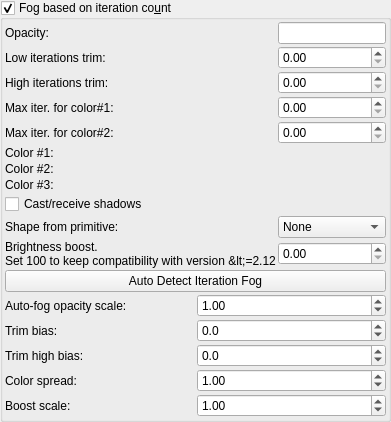
            <widget class="MyGroupBox" name="groupCheck_iteration_fog_enable">
             <property name="toolTip">
              <string>&lt;html&gt;&lt;head/&gt;&lt;body&gt;&lt;p&gt;Fog density depends on fractal iteration count — denser near high-iteration regions. Receives and casts shadows.&lt;/p&gt;&lt;p&gt;In the &lt;b&gt;Full OpenCL&lt;/b&gt; engine, toggling iteration fog is instant (runtime toggle). Use &lt;i&gt;Auto Detect&lt;/i&gt; or Render Settings → Auto Iteration Fog for one-click tuning.&lt;/p&gt;&lt;p&gt;Example with lights:&lt;br/&gt;&lt;img src=&quot;:/tooltips/tooltips_images/image - shader - iterfog - lights.jpeg&quot;/&gt;&lt;/p&gt;&lt;/body&gt;&lt;/html&gt;</string>
             </property>
             <property name="title">
              <string>Fog based on iteration co&amp;unt</string>
             </property>
             <property name="checkable">
              <bool>true</bool>
             </property>
             <layout class="QVBoxLayout" name="verticalLayout_27">
              <property name="spacing">
               <number>2</number>
              </property>
              <property name="leftMargin">
               <number>2</number>
              </property>
              <property name="topMargin">
               <number>2</number>
              </property>
              <property name="rightMargin">
               <number>2</number>
              </property>
              <property name="bottomMargin">
               <number>2</number>
              </property>
              <item>
               <layout class="QGridLayout" name="gridLayout_8" columnstretch="0,0">
                <property name="spacing">
                 <number>2</number>
                </property>
                <item row="7" column="0">
                 <widget class="QLabel" name="label_86">
                  <property name="text">
                   <string>Color #3:</string>
                  </property>
                 </widget>
                </item>
                <item row="1" column="1">
                 <widget class="MyDoubleSpinBox" name="spinbox_iteration_fog_opacity_trim">
                  <property name="sizePolicy">
                   <sizepolicy hsizetype="Minimum" vsizetype="Maximum">
                    <horstretch>0</horstretch>
                    <verstretch>0</verstretch>
                   </sizepolicy>
                  </property>
                  <property name="toolTip">
                   <string>&lt;html&gt;&lt;head/&gt;&lt;body&gt;&lt;p&gt;There is no fog in volume where iteration count is lower than this value. When this parameter is high then fog is only just by fractal surface.&lt;/p&gt;&lt;table border="0" style=" margin-top:0px; margin-bottom:0px; margin-left:0px; margin-right:0px;" cellspacing="2" cellpadding="0"&gt;&lt;tr&gt;&lt;td&gt;&lt;p&gt;trim = 4&lt;/p&gt;&lt;/td&gt;&lt;td&gt;&lt;p&gt;trim = 6&lt;/p&gt;&lt;/td&gt;&lt;td&gt;&lt;p&gt;trim = 8&lt;/p&gt;&lt;/td&gt;&lt;/tr&gt;&lt;tr&gt;&lt;td&gt;&lt;p&gt;&lt;img src=":/tooltips/tooltips_images/image - shader - iterfog - 4 - 16000.jpg"/&gt;&lt;/p&gt;&lt;/td&gt;&lt;td&gt;&lt;p&gt;&lt;img src=":/tooltips/tooltips_images/image - shader - iterfog - 6 - 30000.jpg"/&gt;&lt;/p&gt;&lt;/td&gt;&lt;td&gt;&lt;p&gt;&lt;img src=":/tooltips/tooltips_images/image - shader - iterfog - 8 - 40000.jpg"/&gt;&lt;/p&gt;&lt;/td&gt;&lt;/tr&gt;&lt;/table&gt;&lt;/body&gt;&lt;/html&gt;</string>
                  </property>
                  <property name="prefix">
                   <string></string>
                  </property>
                  <property name="suffix">
                   <string></string>
                  </property>
                  <property name="decimals">
                   <number>2</number>
                  </property>
                  <property name="maximum">
                   <double>1000.000000000000000</double>
                  </property>
                  <property name="singleStep">
                   <double>1.000000000000000</double>
                  </property>
                 </widget>
                </item>
                <item row="3" column="1">
                 <widget class="MyDoubleSpinBox" name="spinbox_iteration_fog_color_1_maxiter">
                  <property name="sizePolicy">
                   <sizepolicy hsizetype="Minimum" vsizetype="Maximum">
                    <horstretch>0</horstretch>
                    <verstretch>0</verstretch>
                   </sizepolicy>
                  </property>
                  <property name="toolTip">
                   <string>&lt;html&gt;&lt;head/&gt;&lt;body&gt;&lt;p&gt;Color #1 is used for iteration count lower than this value&lt;/p&gt;&lt;/body&gt;&lt;/html&gt;</string>
                  </property>
                  <property name="prefix">
                   <string></string>
                  </property>
                  <property name="suffix">
                   <string></string>
                  </property>
                  <property name="decimals">
                   <number>2</number>
                  </property>
                  <property name="maximum">
                   <double>1000.000000000000000</double>
                  </property>
                  <property name="singleStep">
                   <double>1.000000000000000</double>
                  </property>
                 </widget>
                </item>
                <item row="6" column="0">
                 <widget class="QLabel" name="label_85">
                  <property name="text">
                   <string>Color #2:</string>
                  </property>
                 </widget>
                </item>
                <item row="0" column="0">
                 <widget class="QLabel" name="label_80">
                  <property name="text">
                   <string>Opacity:</string>
                  </property>
                 </widget>
                </item>
                <item row="2" column="1">
                 <widget class="MyDoubleSpinBox" name="spinbox_iteration_fog_opacity_trim_high">
                  <property name="sizePolicy">
                   <sizepolicy hsizetype="Minimum" vsizetype="Maximum">
                    <horstretch>0</horstretch>
                    <verstretch>0</verstretch>
                   </sizepolicy>
                  </property>
                  <property name="toolTip">
                   <string>&lt;html&gt;&lt;head/&gt;&lt;body&gt;&lt;p&gt;There is no fog in volume where iteration count is lower than this value. When this parameter is high then fog is only just by fractal surface.&lt;/p&gt;&lt;table border="0" style=" margin-top:0px; margin-bottom:0px; margin-left:0px; margin-right:0px;" cellspacing="2" cellpadding="0"&gt;&lt;tr&gt;&lt;td&gt;&lt;p&gt;trim = 4&lt;/p&gt;&lt;/td&gt;&lt;td&gt;&lt;p&gt;trim = 6&lt;/p&gt;&lt;/td&gt;&lt;td&gt;&lt;p&gt;trim = 8&lt;/p&gt;&lt;/td&gt;&lt;/tr&gt;&lt;tr&gt;&lt;td&gt;&lt;p&gt;&lt;img src=":/tooltips/tooltips_images/image - shader - iterfog - 4 - 16000.jpg"/&gt;&lt;/p&gt;&lt;/td&gt;&lt;td&gt;&lt;p&gt;&lt;img src=":/tooltips/tooltips_images/image - shader - iterfog - 6 - 30000.jpg"/&gt;&lt;/p&gt;&lt;/td&gt;&lt;td&gt;&lt;p&gt;&lt;img src=":/tooltips/tooltips_images/image - shader - iterfog - 8 - 40000.jpg"/&gt;&lt;/p&gt;&lt;/td&gt;&lt;/tr&gt;&lt;/table&gt;&lt;/body&gt;&lt;/html&gt;</string>
                  </property>
                  <property name="prefix">
                   <string></string>
                  </property>
                  <property name="suffix">
                   <string></string>
                  </property>
                  <property name="decimals">
                   <number>2</number>
                  </property>
                  <property name="maximum">
                   <double>1000.000000000000000</double>
                  </property>
                  <property name="singleStep">
                   <double>1.000000000000000</double>
                  </property>
                 </widget>
                </item>
                <item row="2" column="0">
                 <widget class="QLabel" name="label_101">
                  <property name="text">
                   <string>High iterations trim:</string>
                  </property>
                 </widget>
                </item>
                <item row="1" column="0">
                 <widget class="QLabel" name="label_81">
                  <property name="text">
                   <string>Low iterations trim:</string>
                  </property>
                 </widget>
                </item>
                <item row="10" column="1">
                 <widget class="MyDoubleSpinBox" name="spinbox_iteration_fog_brightness_boost">
                  <property name="sizePolicy">
                   <sizepolicy hsizetype="Minimum" vsizetype="Maximum">
                    <horstretch>0</horstretch>
                    <verstretch>0</verstretch>
                   </sizepolicy>
                  </property>
                  <property name="toolTip">
                   <string>&lt;html&gt;&lt;head/&gt;&lt;body&gt;&lt;p&gt;This parameter can be used to increase brightness of fog illuminated by auxiliary light sources.&lt;/p&gt;&lt;p&gt;In Mandelbulber version &amp;lt;= 2.12 this value was hardcoded and default value was 100. &lt;/p&gt;&lt;p&gt;When brightness boost is 1.0 then there is correct proportion of illuminating fractal surface and fog.&lt;/p&gt;&lt;/body&gt;&lt;/html&gt;</string>
                  </property>
                  <property name="prefix">
                   <string></string>
                  </property>
                  <property name="suffix">
                   <string></string>
                  </property>
                  <property name="decimals">
                   <number>2</number>
                  </property>
                  <property name="maximum">
                   <double>1000000.000000000000000</double>
                  </property>
                  <property name="singleStep">
                   <double>10.000000000000000</double>
                  </property>
                 </widget>
                </item>
                <item row="5" column="1">
                 <widget class="MyColorButton" name="colorButton_iteration_fog_color_1" native="true">
                  <property name="toolTip">
                   <string>&lt;html&gt;&lt;head/&gt;&lt;body&gt;&lt;p&gt;Color #1 of fog effect&lt;/p&gt;&lt;/body&gt;&lt;/html&gt;</string>
                  </property>
                  <property name="text" stdset="0">
                   <string>PushButton</string>
                  </property>
                 </widget>
                </item>
                <item row="8" column="0" colspan="2">
                 <widget class="MyCheckBox" name="checkBox_iteration_fog_shadows">
                  <property name="sizePolicy">
                   <sizepolicy hsizetype="Minimum" vsizetype="Maximum">
                    <horstretch>0</horstretch>
                    <verstretch>0</verstretch>
                   </sizepolicy>
                  </property>
                  <property name="toolTip">
                   <string>&lt;html&gt;&lt;head/&gt;&lt;body&gt;&lt;p&gt;Enables full shadow interaction for basic fog. &lt;/p&gt;&lt;p&gt;When activated, basic fog volumes will both cast shadows onto scene geometry and receive shadows from other objects and light sources. &lt;/p&gt;&lt;p&gt;This affects how light propagates through the fog, allowing occlusion effects and shadowed regions within and behind fog areas. &lt;/p&gt;&lt;p&gt;The result is a more physically accurate and visually integrated rendering of fog, though enabling this may increase computational complexity and rendering time due to additional light and shadow sampling.&lt;/p&gt;&lt;/body&gt;&lt;/html&gt;</string>
                  </property>
                  <property name="text">
                   <string>Cast/receive shadows</string>
                  </property>
                 </widget>
                </item>
                <item row="6" column="1">
                 <widget class="MyColorButton" name="colorButton_iteration_fog_color_2" native="true">
                  <property name="toolTip">
                   <string>&lt;html&gt;&lt;head/&gt;&lt;body&gt;&lt;p&gt;Color #2 of fog effect&lt;/p&gt;&lt;/body&gt;&lt;/html&gt;</string>
                  </property>
                  <property name="text" stdset="0">
                   <string>PushButton</string>
                  </property>
                 </widget>
                </item>
                <item row="4" column="1">
                 <widget class="MyDoubleSpinBox" name="spinbox_iteration_fog_color_2_maxiter">
                  <property name="sizePolicy">
                   <sizepolicy hsizetype="Minimum" vsizetype="Maximum">
                    <horstretch>0</horstretch>
                    <verstretch>0</verstretch>
                   </sizepolicy>
                  </property>
                  <property name="toolTip">
                   <string>&lt;html&gt;&lt;head/&gt;&lt;body&gt;&lt;p&gt;Color #2 is used for iteration count lower than this value. &lt;/p&gt;&lt;p&gt;Color #3 is used for iteration count greater than this value.&lt;/p&gt;&lt;/body&gt;&lt;/html&gt;</string>
                  </property>
                  <property name="prefix">
                   <string></string>
                  </property>
                  <property name="suffix">
                   <string></string>
                  </property>
                  <property name="decimals">
                   <number>2</number>
                  </property>
                  <property name="maximum">
                   <double>1000.000000000000000</double>
                  </property>
                  <property name="singleStep">
                   <double>1.000000000000000</double>
                  </property>
                 </widget>
                </item>
                <item row="4" column="0">
                 <widget class="QLabel" name="label_83">
                  <property name="text">
                   <string>Max iter. for color#2:</string>
                  </property>
                 </widget>
                </item>
                <item row="3" column="0">
                 <widget class="QLabel" name="label_82">
                  <property name="text">
                   <string>Max iter. for color#1:</string>
                  </property>
                 </widget>
                </item>
                <item row="7" column="1">
                 <widget class="MyColorButton" name="colorButton_iteration_fog_color_3" native="true">
                  <property name="toolTip">
                   <string>&lt;html&gt;&lt;head/&gt;&lt;body&gt;&lt;p&gt;Color #3 of fog effect&lt;/p&gt;&lt;/body&gt;&lt;/html&gt;</string>
                  </property>
                  <property name="text" stdset="0">
                   <string>PushButton</string>
                  </property>
                 </widget>
                </item>
                <item row="10" column="0">
                 <widget class="QLabel" name="label_99">
                  <property name="text">
                   <string>Brightness boost.
Set 100 to keep compatibility with version &lt;=2.12</string>
                  </property>
                  <property name="wordWrap">
                   <bool>true</bool>
                  </property>
                 </widget>
                </item>
                <item row="0" column="1">
                 <widget class="MyLineEdit" name="logedit_iteration_fog_opacity">
                  <property name="toolTip">
                   <string>&lt;html&gt;&lt;head/&gt;&lt;body&gt;&lt;p&gt;Opacity of fog. Higher value gives denser fog.&lt;br/&gt;&lt;/p&gt;&lt;table border="0" style=" margin-top:0px; margin-bottom:0px; margin-left:0px; margin-right:0px;" cellspacing="2" cellpadding="0"&gt;&lt;tr&gt;&lt;td&gt;&lt;p&gt;opacity = 1000&lt;/p&gt;&lt;/td&gt;&lt;td&gt;&lt;p&gt;opacity = 4000&lt;/p&gt;&lt;/td&gt;&lt;td&gt;&lt;p&gt;opacity = 16000&lt;/p&gt;&lt;/td&gt;&lt;/tr&gt;&lt;tr&gt;&lt;td&gt;&lt;p&gt;&lt;img src=":/tooltips/tooltips_images/image - shader - iterfog - 4 - 1000.jpg"/&gt;&lt;/p&gt;&lt;/td&gt;&lt;td&gt;&lt;p&gt;&lt;img src=":/tooltips/tooltips_images/image - shader - iterfog - 4 - 4000.jpg"/&gt;&lt;/p&gt;&lt;/td&gt;&lt;td&gt;&lt;p&gt;&lt;img src=":/tooltips/tooltips_images/image - shader - iterfog - 4 - 16000.jpg"/&gt;&lt;/p&gt;&lt;/td&gt;&lt;/tr&gt;&lt;/table&gt;&lt;/body&gt;&lt;/html&gt;</string>
                  </property>
                 </widget>
                </item>
                <item row="5" column="0">
                 <widget class="QLabel" name="label_84">
                  <property name="text">
                   <string>Color #1:</string>
                  </property>
                 </widget>
                </item>
                <item row="9" column="0">
                 <widget class="QLabel" name="label_74">
                  <property name="text">
                   <string>Shape from primitive:</string>
                  </property>
                 </widget>
                </item>
                <item row="9" column="1">
                 <widget class="MyComboBox" name="comboBox_iteration_fog_primitive">
                  <property name="toolTip">
                   <string>Selects the geometric primitive used to define the spatial boundaries of basic fog. The chosen shape (such as box, sphere, or other available primitives) determines where in the scene the basic fog effect will be applied, allowing for precise control over the fog’s location and extent.</string>
                  </property>
                  <item>
                   <property name="text">
                    <string>None</string>
                   </property>
                  </item>
                 </widget>
                </item>
               </layout>
              </item>
              <item>
               <widget class="QPushButton" name="pushButton_autoFog_iteration">
                <property name="toolTip">
                 <string>Probe the current view and calculate optimal iteration fog parameters (trim, opacity, color thresholds). Uses fractal-type detection and percentile statistics. Adjust bias spinboxes below to fine-tune results.</string>
                </property>
                <property name="text">
                 <string>Auto Detect Iteration Fog</string>
                </property>
               </widget>
              </item>
              <item>
               <layout class="QHBoxLayout" name="horizontalLayout_autoFogScale">
                <item>
                 <widget class="QLabel" name="label_autoFogOpacityScale">
                  <property name="text">
                   <string>Auto-fog opacity scale:</string>
                  </property>
                  <property name="toolTip">
                   <string>Global multiplier applied to auto-calculated fog opacity. 1.0 = use probe result as-is.</string>
                  </property>
                 </widget>
                </item>
                <item>
                 <widget class="MyDoubleSpinBox" name="spinbox_auto_fog_opacity_scale">
                  <property name="sizePolicy">
                   <sizepolicy hsizetype="Minimum" vsizetype="Maximum">
                    <horstretch>0</horstretch>
                    <verstretch>0</verstretch>
                   </sizepolicy>
                  </property>
                  <property name="toolTip">
                   <string>Multiplier for auto-calculated fog opacity. Default 1.0 = use calculated value. Increase if fog is too faint, decrease if too dense.</string>
                  </property>
                  <property name="decimals">
                   <number>2</number>
                  </property>
                  <property name="minimum">
                   <double>0.01</double>
                  </property>
                  <property name="maximum">
                   <double>1000.0</double>
                  </property>
                  <property name="singleStep">
                   <double>0.1</double>
                  </property>
                  <property name="value">
                   <double>1.0</double>
                  </property>
                 </widget>
                </item>
               </layout>
              </item>
              <item>
               <layout class="QHBoxLayout" name="horizontalLayout_autoFogTrimBias">
                <item>
                 <widget class="QLabel" name="label_autoFogTrimBias">
                  <property name="text">
                   <string>Trim bias:</string>
                  </property>
                  <property name="toolTip">
                   <string>Added to auto-calculated lower trim. Negative = fog starts at lower iterations; positive = tighter around the surface.</string>
                  </property>
                 </widget>
                </item>
                <item>
                 <widget class="MyDoubleSpinBox" name="spinbox_auto_fog_trim_bias">
                  <property name="sizePolicy">
                   <sizepolicy hsizetype="Minimum" vsizetype="Maximum">
                    <horstretch>0</horstretch>
                    <verstretch>0</verstretch>
                   </sizepolicy>
                  </property>
                  <property name="toolTip">
                   <string>Offset for auto-calculated trim. Negative = show more low-iteration fog. Positive = cut off more low iterations. Default 0.</string>
                  </property>
                  <property name="decimals">
                   <number>1</number>
                  </property>
                  <property name="minimum">
                   <double>-500.0</double>
                  </property>
                  <property name="maximum">
                   <double>500.0</double>
                  </property>
                  <property name="singleStep">
                   <double>0.5</double>
                  </property>
                  <property name="value">
                   <double>0.0</double>
                  </property>
                 </widget>
                </item>
               </layout>
              </item>
              <item>
               <layout class="QHBoxLayout" name="horizontalLayout_autoFogTrimHighBias">
                <item>
                 <widget class="QLabel" name="label_autoFogTrimHighBias">
                  <property name="text">
                   <string>Trim high bias:</string>
                  </property>
                  <property name="toolTip">
                   <string>Added to auto-calculated upper trim. Controls where high-iteration fog saturates.</string>
                  </property>
                 </widget>
                </item>
                <item>
                 <widget class="MyDoubleSpinBox" name="spinbox_auto_fog_trim_high_bias">
                  <property name="sizePolicy">
                   <sizepolicy hsizetype="Minimum" vsizetype="Maximum">
                    <horstretch>0</horstretch>
                    <verstretch>0</verstretch>
                   </sizepolicy>
                  </property>
                  <property name="toolTip">
                   <string>Offset for auto-calculated trim high. Negative = softer fall-off. Positive = harder fall-off at high iterations. Default 0.</string>
                  </property>
                  <property name="decimals">
                   <number>1</number>
                  </property>
                  <property name="minimum">
                   <double>-2000.0</double>
                  </property>
                  <property name="maximum">
                   <double>2000.0</double>
                  </property>
                  <property name="singleStep">
                   <double>1.0</double>
                  </property>
                  <property name="value">
                   <double>0.0</double>
                  </property>
                 </widget>
                </item>
               </layout>
              </item>
              <item>
               <layout class="QHBoxLayout" name="horizontalLayout_autoFogColorSpread">
                <item>
                 <widget class="QLabel" name="label_autoFogColorSpread">
                  <property name="text">
                   <string>Color spread:</string>
                  </property>
                  <property name="toolTip">
                   <string>Scales the spacing between iteration-fog color thresholds after auto-tuning.</string>
                  </property>
                 </widget>
                </item>
                <item>
                 <widget class="MyDoubleSpinBox" name="spinbox_auto_fog_color_spread">
                  <property name="sizePolicy">
                   <sizepolicy hsizetype="Minimum" vsizetype="Maximum">
                    <horstretch>0</horstretch>
                    <verstretch>0</verstretch>
                   </sizepolicy>
                  </property>
                  <property name="toolTip">
                   <string>Multiplier for color maxiter spread. &lt;1 = colors closer together, &gt;1 = colors more spread out. Default 1.0.</string>
                  </property>
                  <property name="decimals">
                   <number>2</number>
                  </property>
                  <property name="minimum">
                   <double>0.1</double>
                  </property>
                  <property name="maximum">
                   <double>2.0</double>
                  </property>
                  <property name="singleStep">
                   <double>0.1</double>
                  </property>
                  <property name="value">
                   <double>1.0</double>
                  </property>
                 </widget>
                </item>
               </layout>
              </item>
              <item>
               <layout class="QHBoxLayout" name="horizontalLayout_autoFogBoostScale">
                <item>
                 <widget class="QLabel" name="label_autoFogBoostScale">
                  <property name="text">
                   <string>Boost scale:</string>
                  </property>
                  <property name="toolTip">
                   <string>Scales the auto-calculated fog brightness boost applied to lit fog regions.</string>
                  </property>
                 </widget>
                </item>
                <item>
                 <widget class="MyDoubleSpinBox" name="spinbox_auto_fog_boost_scale">
                  <property name="sizePolicy">
                   <sizepolicy hsizetype="Minimum" vsizetype="Maximum">
                    <horstretch>0</horstretch>
                    <verstretch>0</verstretch>
                   </sizepolicy>
                  </property>
                  <property name="toolTip">
                   <string>Multiplier for auto-calculated brightness boost. Default 1.0 = use calculated value. Increase for brighter fog, decrease for subtler fog.</string>
                  </property>
                  <property name="decimals">
                   <number>2</number>
                  </property>
                  <property name="minimum">
                   <double>0.0</double>
                  </property>
                  <property name="maximum">
                   <double>3.0</double>
                  </property>
                  <property name="singleStep">
                   <double>0.1</double>
                  </property>
                  <property name="value">
                   <double>1.0</double>
                  </property>
                 </widget>
                </item>
               </layout>
              </item>
             </layout>
            </widget>
